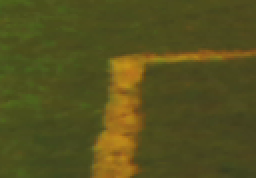
//> input picture img1.png, 128 x 89 px (shown 2 times larger)
$ ./find_picture_motif_homography img1.png img2.png   (built with g++ and OpenCV 4)
//> lines starting //> are read from the running program, lines starting //| are printed output that depends on the picture
#include "opencv2/highgui/highgui.hpp"
#include "opencv2/imgproc/imgproc.hpp"
#include "opencv2/objdetect/objdetect.hpp"
#include "opencv2/core/core.hpp"
#include "opencv2/features2d/features2d.hpp"
#include "opencv2/calib3d/calib3d.hpp"
#include "opencv2/nonfree/nonfree.hpp"
//#include "opencv2/imgcodecs/imgcodecs.hpp"
#include <iostream>
#include <stdio.h>
#include <stdlib.h>


using namespace cv;
using namespace std;

//  ACHTUNG MAKEFILE !!!!! : add:   -lopencv_flann in libraries cf:( https://stackoverflow.com/questions/33070335/flannbasedmatcher-matcher-building/33081545#33081545 )

void readme();

/** @function main */
int main( int argc, char** argv )
{
  if( argc != 3 )
  { readme(); return -1; }

  Mat img_object = imread( argv[1], CV_LOAD_IMAGE_GRAYSCALE );
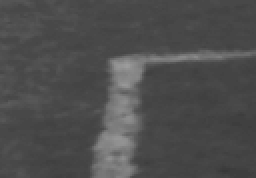
//> img_object: 89 rows x 128 cols, CV_8UC1 (shown 2 times larger); min 56, max 156, mean 77.6
  Mat img_scene = imread( argv[2], CV_LOAD_IMAGE_GRAYSCALE );
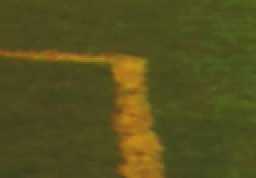
//> input picture img2.png, 128 x 89 px (shown 2 times larger)
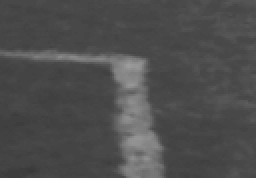
//> img_scene: 89 rows x 128 cols, CV_8UC1 (shown 2 times larger); min 56, max 156, mean 77.6

  if( !img_object.data || !img_scene.data )
  { std::cout<< " --(!) Error reading images " << std::endl; return -1; }

  //-- Step 1: Detect the keypoints using SURF Detector
  int minHessian = 400;

//> (the run ends here: the program needs code that is not available in this run, at `SurfFeatureDetector detector( minHessian );`)
